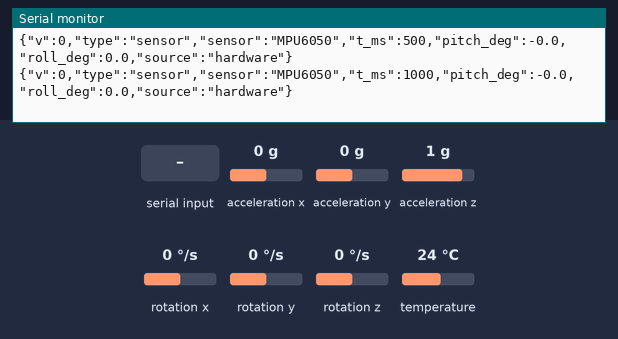
Simulated run of this sketch. Board: Arduino Uno, built with avr-gcc and run on an emulated ATmega328P. Parts: the last lines printed to the serial monitor. The inputs (shaded band) are chosen by the test bench; at power-on: acceleration x 0 g, acceleration y 0 g, acceleration z 1 g, rotation x 0 °/s, rotation y 0 °/s, rotation z 0 °/s, temperature 24 °C.

Above: at 1.2 s.
1.3 s: "hello\n" received over Serial
At 1.46 s:
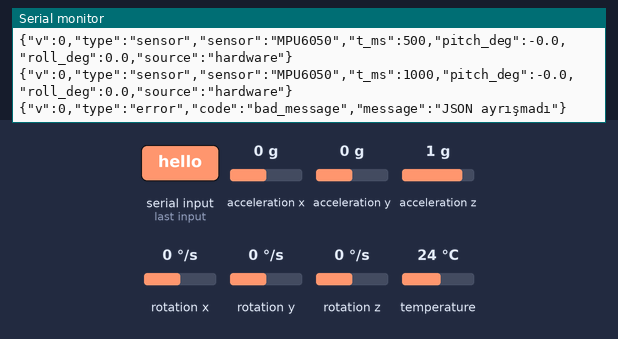
2.8 s: "1\n" received over Serial
At 2.96 s:
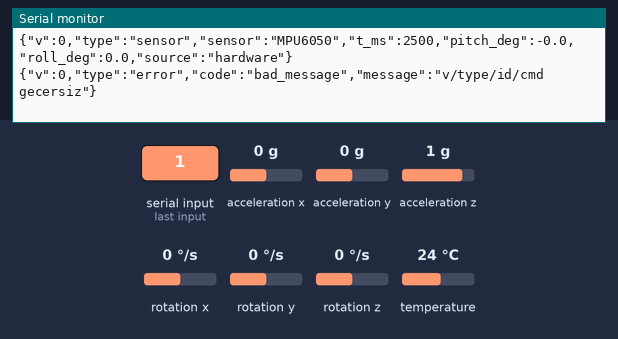
4.3 s: acceleration x set to -1.4 g
At 4.31 s:
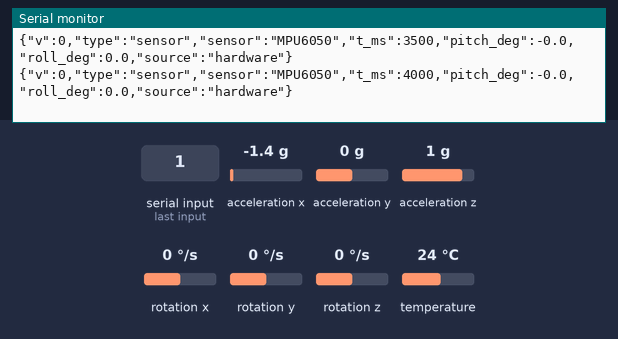
5.8 s: acceleration y set to -1.4 g
At 5.81 s:
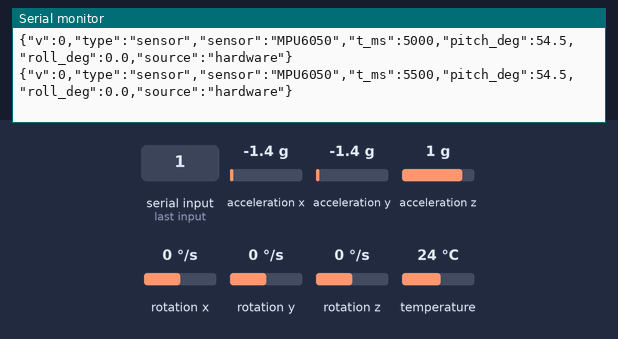
7.3 s: acceleration z set to -1.4 g
At 7.81 s:
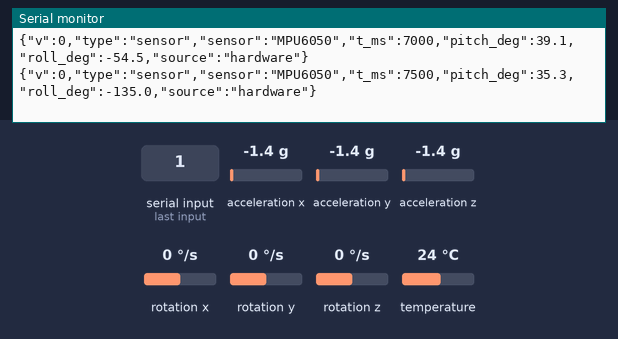
Timing chart, 0 to 9.8 s (numbered marks = the images above; inputs shaded):
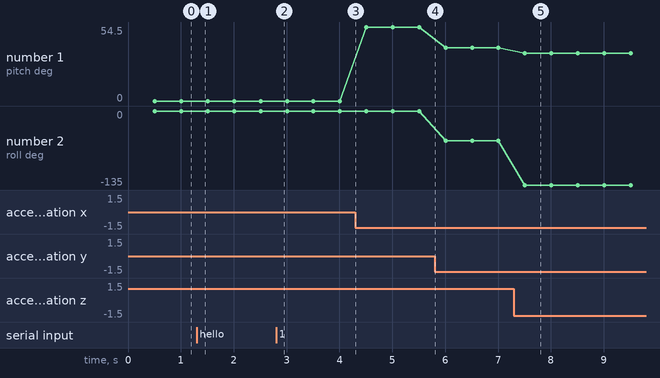

Measured:
- after the input at 1.3 s, the serial monitor: prints a new line at once (image 1)
- after the input at 2.8 s, the serial monitor: prints a new line at once (image 2)
- after the input at 7.3 s, the serial monitor: prints a new line after 0.21 s (image 5)
- plotted number 1: 0 → 54.5 after the input at 4.3 s, 54.5 → 39.1 after the input at 5.8 s, 39.1 → 35.3 after the input at 7.3 s
- plotted number 2: 0 → -54.5 after the input at 5.8 s, -54.5 → -135 after the input at 7.3 s

The sketch:

mpu6050_egim.ino
```cpp
// ANALOG GAP: MPU6050 eğim ölçer taslağı. docs/PROTOCOL.md §8 ile uyumlu, v0 TASLAK, gerçek cihazla denenmedi.
// Sensör yoksa/okunamıyorsa HİÇBİR değer göndermez: yalnızca bir kez error "sensor_missing" yollar.
// Kütüphaneler: Adafruit MPU6050 + Adafruit Unified Sensor + ArduinoJson 7.x (Library Manager).
// Eğim, ivmeölçerden STATİK hesaplanır (cihaz hareketsizken anlamlı); titreşim/ivmelenmede güvenilmezdir.
#include <Wire.h>
#include <Adafruit_MPU6050.h>
#include <Adafruit_Sensor.h>
#include <ArduinoJson.h>

Adafruit_MPU6050 mpu;
bool sensorOk = false;
unsigned long lastSend = 0, lastTry = 0;
const unsigned long PERIOD_MS = 500;             // sensör mesaj aralığı
char line[160];
uint8_t len = 0;

void sendHello() { Serial.println(F("{\"v\":0,\"type\":\"hello\",\"name\":\"ANALOG-GAP MPU6050 egim\",\"source\":\"hardware\"}")); }
void sendAck(long id, bool ok, const char* msg = nullptr) {
  JsonDocument d; d["v"] = 0; d["type"] = "ack"; d["id"] = id; d["ok"] = ok; if (msg) d["message"] = msg;
  serializeJson(d, Serial); Serial.println();
}
void sendError(const char* code, const char* msg) {
  JsonDocument d; d["v"] = 0; d["type"] = "error"; d["code"] = code; d["message"] = msg;
  serializeJson(d, Serial); Serial.println();
}
bool initSensor() { return mpu.begin(0x68); }     // AD0 GND: 0x68; AD0 3.3V: 0x69

void handle(const char* text) {
  JsonDocument d;
  if (deserializeJson(d, text)) { sendError("bad_message", "JSON ayrışmadı"); return; }
  if (d["v"] != 0 || d["type"] != "cmd" || !d["id"].is<long>() || !d["cmd"].is<const char*>()) { sendError("bad_message", "v/type/id/cmd gecersiz"); return; }
  long id = d["id"]; const char* cmd = d["cmd"];
  if (!strcmp(cmd, "hello")) { sendHello(); sendAck(id, true); }
  else if (!strcmp(cmd, "ping")) sendAck(id, true);
  else sendAck(id, false, "bu cihaz yalnizca hello/ping destekler");
}

void setup() {
  Serial.begin(115200);
  sendHello();
  sensorOk = initSensor();
  if (!sensorOk) sendError("sensor_missing", "MPU6050 bulunamadi; deger gonderilmiyor");
}

void loop() {
  while (Serial.available()) {
    char c = Serial.read();
    if (c == '\n') { line[len] = 0; if (len) handle(line); len = 0; }
    else if (c != '\r') { if (len < sizeof(line) - 1) line[len++] = c; else { len = 0; sendError("bad_message", "satir cok uzun"); } }
  }
  unsigned long now = millis();
  if (!sensorOk) {                                 // 5 sn'de bir yeniden dene; başarısızsa sessiz kal (değer yok)
    if (now - lastTry > 5000) { lastTry = now; sensorOk = initSensor(); }
    return;
  }
  if (now - lastSend < PERIOD_MS) return;
  lastSend = now;
  sensors_event_t a, g, t;
  if (!mpu.getEvent(&a, &g, &t)) { sensorOk = false; sendError("sensor_missing", "MPU6050 okunamadi; deger gonderilmiyor"); return; }
  float ax = a.acceleration.x, ay = a.acceleration.y, az = a.acceleration.z;
  float pitch = atan2(-ax, sqrt(ay * ay + az * az)) * 180.0 / PI;
  float roll = atan2(ay, az) * 180.0 / PI;
  JsonDocument d; d["v"] = 0; d["type"] = "sensor"; d["sensor"] = "MPU6050"; d["t_ms"] = now;
  d["pitch_deg"] = serialized(String(pitch, 1)); d["roll_deg"] = serialized(String(roll, 1)); d["source"] = "hardware";
  serializeJson(d, Serial); Serial.println();
}
```
